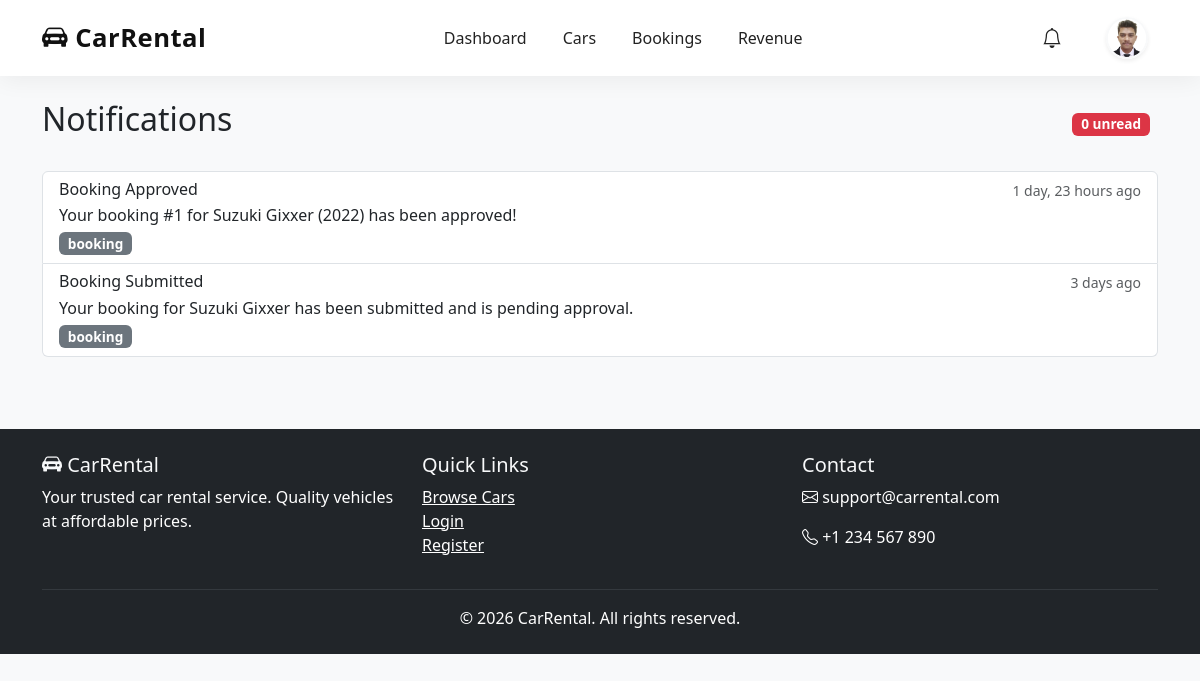
The app's page /notifications/ (signed in) with its own data.
### accounts/models.py (models this page shows, shortened)
class User(AbstractUser):
    email = models.EmailField(unique=True)
    phone = models.CharField(max_length=20, blank=True, null=True)
    is_blocked = models.BooleanField(default=False)
    USERNAME_FIELD = 'email'
    REQUIRED_FIELDS = ['username']

class Profile(models.Model):
    user = models.OneToOneField(User, on_delete=models.CASCADE, related_name='profile')
    profile_picture = models.ImageField(upload_to='profiles/', blank=True, null=True)
    driving_license = models.ImageField(upload_to='licenses/', blank=True, null=True)
    phone = models.CharField(max_length=20, blank=True, null=True)
    address = models.TextField(blank=True, null=True)
    city = models.CharField(max_length=100, blank=True, null=True)
    state = models.CharField(max_length=100, blank=True, null=True)
    zip_code = models.CharField(max_length=20, blank=True, null=True)
    saved_addresses = models.TextField(blank=True, null=True, help_text="Comma separated addresses")
    created_at = models.DateTimeField(auto_now_add=True)
    updated_at = models.DateTimeField(auto_now=True)

### notifications/models.py (models this page shows, shortened)
class Notification(models.Model):
    TYPE_CHOICES = [
        ('booking', 'Booking'),
        ('payment', 'Payment'),
        ('admin', 'Admin Message'),
    ]
    user = models.ForeignKey(User, on_delete=models.CASCADE, related_name='notifications')
    title = models.CharField(max_length=200)
    message = models.TextField()
    notification_type = models.CharField(max_length=20, choices=TYPE_CHOICES, default='booking')
    is_read = models.BooleanField(default=False)
    created_at = models.DateTimeField(auto_now_add=True)
    class Meta:
        ordering = ['-created_at']

### notifications/views.py (the view)
# urls.py: path('', views.notification_list, name='notifications'),
@login_required
def notification_list(request):
    notifications = request.user.notifications.all().order_by('-id')
    unread_count = notifications.filter(is_read=False).count()
    if request.user.is_superuser:
        parent_template = 'admin.html'
    else:
        parent_template = 'base.html'
    return render(request, 'notifications/notification_list.html', {
        'notifications': notifications,
        'unread_count': unread_count,
        'parent_template': parent_template,
    })

### templates/notifications/notification_list.html (shortened to what this page needs)
{% extends parent_template %}
{% block content %}
<div class="container py-4">
    <div class="d-flex justify-content-between align-items-center mb-4">
        <h2>Notifications</h2>
        <div>
            <span class="badge bg-danger me-2">{{ unread_count }} unread</span>
        </div>
    </div>
    <div class="list-group">
        {% for notification in notifications %}
        <div class="list-group-item list-group-item-action {% if not notification.is_read %}list-group-item-primary{% endif %}">
            <div class="d-flex w-100 justify-content-between">
                <h6 class="mb-1">{{ notification.title }}</h6>
                <small class="text-muted">{{ notification.created_at|timesince }} ago</small>
            </div>
            <p class="mb-1">{{ notification.message }}</p>
            <small>
                <span class="badge bg-secondary">{{ notification.notification_type }}</span>
            </small>
        </div>
        {% empty %}
        <div class="text-center py-5">
            <i class="bi bi-bell text-muted" style="font-size: 3rem;"></i>
            <p class="mt-3 text-muted">No notifications yet.</p>
        </div>
        {% endfor %}
    </div>
</div>
{% endblock %}

### templates/admin.html (shortened to what this page needs)
<!DOCTYPE html>
<html lang="en">
<head>
    <link href="https://cdn.jsdelivr.net/npm/bootstrap@5.3.2/dist/css/bootstrap.min.css" rel="stylesheet">
    <link rel="stylesheet" href="https://cdn.jsdelivr.net/npm/bootstrap-icons@1.11.1/font/bootstrap-icons.css">
    {% load static %}
    <link rel="stylesheet" href="{% static 'css/style.css' %}">
</head>
<body>
    <nav class="navbar navbar-expand-lg custom-navbar sticky-top">
    <div class="container">
        <a class="navbar-brand fw-bold" href="{% url 'dashboard_home' %}">
            <i class="bi bi-car-front-fill"></i> CarRental
        </a>
        <div class="collapse navbar-collapse" id="navbarNav">
            <ul class="navbar-nav mx-auto">
                <li class="nav-item">
                    <a class="nav-link nav-animate" href="{% url 'dashboard_home' %}">
                        Dashboard
                    </a>
                </li>
                <li class="nav-item">
                    <a class="nav-link nav-animate" href="{% url 'admin_cars' %}">
                        Cars
                    </a>
                </li>
                {% if user.is_authenticated %}
                <li class="nav-item">
                    <a class="nav-link nav-animate" href="{% url 'admin_bookings' %}">
                        Bookings
                    </a>
                </li>
                {% endif %}
                <li class="nav-item">
                    <a class="nav-link nav-animate" href="{% url 'revenue_dashboard' %}">
                        Revenue
                    </a>
                </li>
            </ul>
            <ul class="navbar-nav align-items-center">
                {% if user.is_authenticated %}
                <li class="nav-item dropdown me-3">
    <a class="nav-link position-relative"
    href="#"
    role="button"
    data-bs-toggle="dropdown">
        <i class="bi bi-bell fs-5"></i>
    </a>
</li>
                <li class="nav-item dropdown">
    <a class="nav-link dropdown-togglea border-0 p-0"
       href="#"
       data-bs-toggle="dropdown">
        {% if user.profile.profile_picture %}
            <img src="{{ user.profile.profile_picture.url }}"
                 alt="Profile"
                 width="42"
                 height="42"
                 class="rounded-circle object-fit-cover border border-2 border-light shadow-sm">
        {% else %}
            <i class="bi bi-person-circle fs-2 text-light"></i>
        {% endif %}
    </a>
</li>
                {% endif %}
            </ul>
        </div>
    </div>
</nav>
    {% block content %}{% endblock %}
    <footer class="bg-dark text-light py-4 mt-5">
        <div class="container">
            <div class="row">
                <div class="col-md-4">
                    <h5><i class="bi bi-car-front-fill"></i> CarRental</h5>
                    <p class="text-white">Your trusted car rental service. Quality vehicles at affordable prices.</p>
                </div>
                <div class="col-md-4">
                    <h5>Quick Links</h5>
                    <ul class="list-unstyled">
                        <li><a href="{% url 'car_list' %}" class="text-white important">Browse Cars</a></li>
                        <li><a href="{% url 'login' %}" class="text-white">Login</a></li>
                        <li><a href="{% url 'register' %}" class="text-white">Register</a></li>
                    </ul>
                </div>
                <div class="col-md-4">
                    <h5>Contact</h5>
                    <p class="text-white"><i class="bi bi-envelope"></i> support@carrental.com</p>
                    <p class="text-white"><i class="bi bi-telephone"></i> +1 234 567 890</p>
                </div>
            </div>
            <hr class="border-secondary">
            <p class="text-center text-white mb-0">&copy; 2026 CarRental. All rights reserved.</p>
        </div>
    </footer>
</body>
</html>

### static/css/style.css (style rules this page uses)
body { font-family: 'Segoe UI', Tahoma, Geneva, Verdana, sans-serif; background-color: #f8f9fa; }
.navbar { box-shadow: 0 2px 10px rgba(0,0,0,0.1); }
footer { margin-top: auto; }
.badge { font-size: 0.85rem; }

### templates/admin.html (style rules this page uses)
.custom-navbar { background: rgba(255,255,255,0.92); backdrop-filter: blur(12px); padding: 14px 0; box-shadow: 0 4px 25px rgba(0,0,0,0.06); animation: navbarFade 0.7s ease; transition: all 0.4s ease; z-index: 999; }
.navbar-brand { color: #111 !important; font-size: 1.6rem; letter-spacing: 0.5px; transition: 0.3s ease; }
.nav-link { color: #222 !important; font-weight: 500; margin: 0 10px; position: relative; transition: all 0.3s ease; }
.nav-animate::after { content: ''; position: absolute; left: 0; bottom: 0; width: 0%; height: 2px; background: #000; transition: 0.4s ease; }

### records on screen
User: profile.profile_picture (picture)
Notification: title "Booking Approved", created_at "1 day, 23 hours", message "Your booking #1 for Suzuki Gixxer (2022) has been approved!", notification_type "booking"
Notification: title "Booking Submitted", created_at "3 days", message "Your booking for Suzuki Gixxer has been submitted and is pending approval.", notification_type "booking"

### other values on screen
{{ unread_count }} "0"
